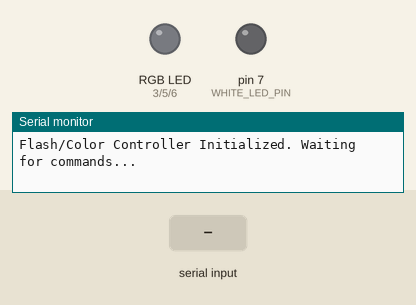
This sketch was run on a simulated Arduino Uno, built with avr-gcc and run on an emulated ATmega328P. Shown: an RGB LED mixed from three pins (HIGH = lit), output pins drawn as LEDs (lit = HIGH), the last lines printed to the serial monitor. Inputs (shaded band) come from the test bench.

Above: at 1.2 s.
1.3 s: "COLOR 255 0 0\n" received over Serial
At 2.0 s:
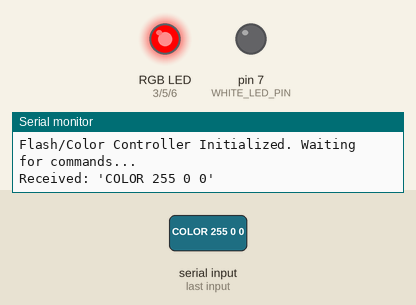
2.8 s: "FLASH 10\n" received over Serial
At 3.6 s:
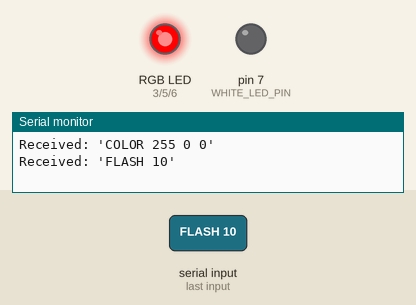
4.3 s: "COLOR\n" received over Serial
At 5.2 s:
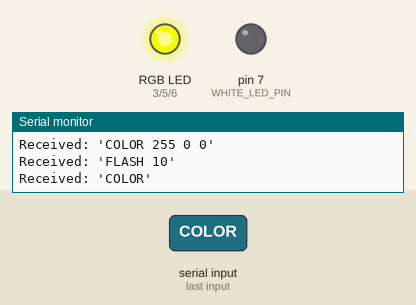
5.8 s: "FLASH\n" received over Serial
At 6.3 s:
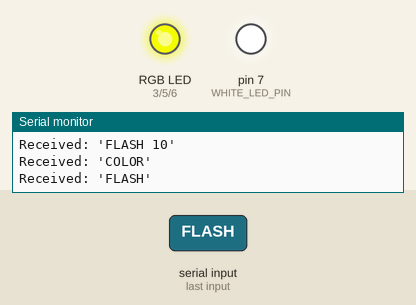
Timing chart, 0 to 8.3 s (numbered marks = the images above; inputs shaded):
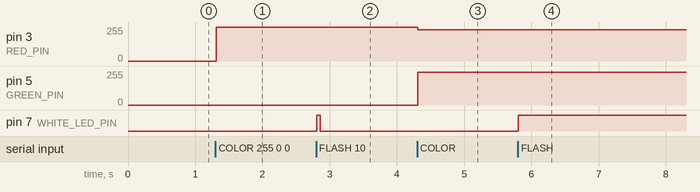

The sketch:

lights.ino
```cpp
/*
  Flash and Color Controller for 4D Home Project

  Raspberry Piから送られてくるシリアルコマンドを解釈し、
  RGB LEDの色と、フラッシュ/ストロボ用の白色LEDを制御します。

  想定するコマンド:
  - "COLOR R G B" : RGB LEDを指定の色に設定 (例: "COLOR 255 0 0")
  - "FLASH 10"    : 白色LEDを短く点滅させる（バースト）
  - "FLASH 15"    : 白色LEDを少し長く点滅させる（ストロボ）
  - "ON"          : 白色LEDを常時点灯させる
  - "OFF"         : すべてのLEDを消灯させる
*/

// --- ピン設定 ---
// Common Cathode (コモンカソード) RGB LED用
const int RED_PIN = 3;   // 赤色 (PWM対応ピン)
const int GREEN_PIN = 5; // 緑色 (PWM対応ピン)
const int BLUE_PIN = 6;  // 青色 (PWM対応ピン)

// フラッシュ/常時点灯用の白色LED (トランジスタ経由)
const int WHITE_LED_PIN = 7;

void setup() {
  // シリアル通信を開始 (9600 bps)
  Serial.begin(9600);

  // LEDピンを出力に設定
  pinMode(RED_PIN, OUTPUT);
  pinMode(GREEN_PIN, OUTPUT);
  pinMode(BLUE_PIN, OUTPUT);
  pinMode(WHITE_LED_PIN, OUTPUT);

  // 起動時にすべてのLEDを消灯
  allLedsOff();

  Serial.println("Flash/Color Controller Initialized. Waiting for commands...");
}

void loop() {
  if (Serial.available() > 0) {
    String command = Serial.readStringUntil('\n');
    command.trim();

    // 受信したコマンドを処理
    processCommand(command);
  }
}

void processCommand(String cmd) {
  Serial.print("Received: '");
  Serial.print(cmd);
  Serial.println("'");

  if (cmd.startsWith("COLOR")) {
    // "COLOR R G B" の形式からR, G, Bの値を抽出
    int r, g, b;
    // sscanfはC言語スタイルの文字列解析関数で、特定の書式にマッチした値を抽出するのに便利
    sscanf(cmd.c_str(), "COLOR %d %d %d", &r, &g, &b);
    setRgbColor(r, g, b);
  }
  else if (cmd.startsWith("FLASH")) {
    int duration;
    sscanf(cmd.c_str(), "FLASH %d", &duration);
    // durationの値に応じて点滅時間を変える
    // FLASH 10 -> 50ms, FLASH 15 -> 100ms など、お好みで調整
    flashWhiteLed(duration * 5);
  }
  else if (cmd == "ON") {
    digitalWrite(WHITE_LED_PIN, HIGH);
  }
  else if (cmd == "OFF") {
    allLedsOff();
  }
}

// RGB LEDの色を設定する関数
void setRgbColor(int r, int g, int b) {
  // analogWriteは0-255の値でPWMのデューティ比を設定する
  analogWrite(RED_PIN, r);
  analogWrite(GREEN_PIN, g);
  analogWrite(BLUE_PIN, b);
}

// 白色LEDを点滅させる関数
void flashWhiteLed(int duration_ms) {
  digitalWrite(WHITE_LED_PIN, HIGH);
  delay(duration_ms);
  digitalWrite(WHITE_LED_PIN, LOW);
}

// すべてのLEDを消灯させる関数
void allLedsOff() {
  setRgbColor(0, 0, 0);
  digitalWrite(WHITE_LED_PIN, LOW);
}
```

Measured:
- after the input at 1.3 s, pin 3 (RED_PIN): 0/255 → 255/255 at once
- after the input at 2.8 s, pin 7 (WHITE_LED_PIN): LOW → HIGH at once, → LOW 0.05 s later
- after the input at 4.3 s, pin 3 (RED_PIN): 255/255 → 236/255 at once; pin 5 (GREEN_PIN): 0/255 → 244/255 at once
- after the input at 5.8 s, pin 7 (WHITE_LED_PIN): LOW → HIGH at once
